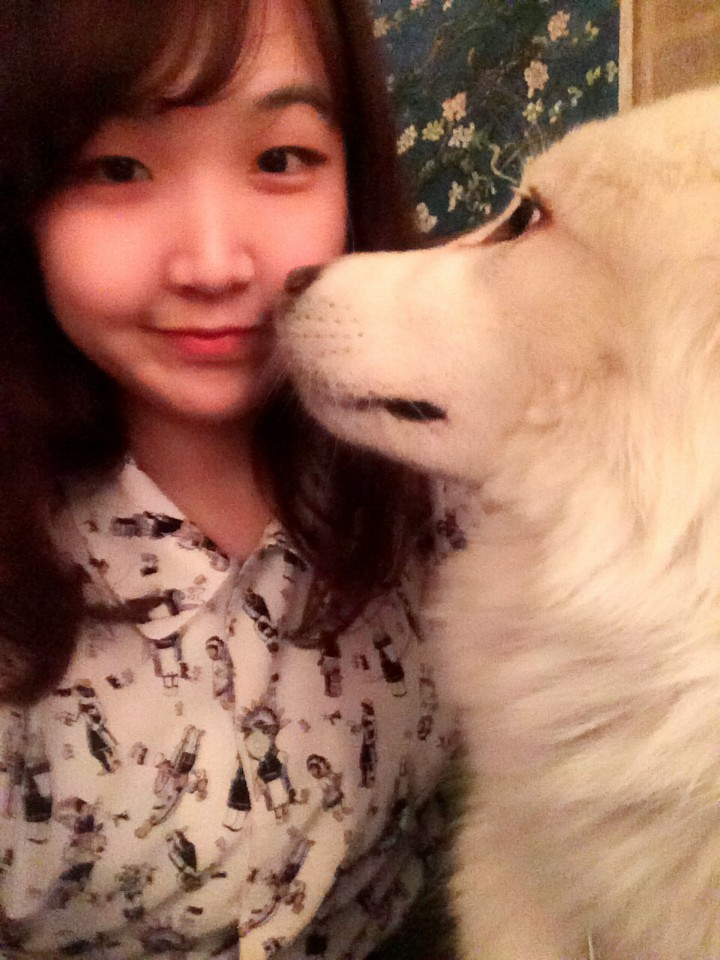
#> input picture tmp.jpeg, 720 x 960 px
$ jupyter execute --allow-errors backprop.ipynb   (shell and % lines are left out)
#> lines starting #> are read from the running program, lines starting #| are printed output that depends on the picture
[cell 1]
import matplotlib.pyplot as plt
import tensorflow as tf
import numpy as np
import os

import cv2
from imagenet_classes import class_names
from utils import normalize, draw_bbox

# image pre-processing
from imageio import imread
from PIL import Image


# relu gradient
from tensorflow.python.framework import ops
from tensorflow.python.ops import gen_nn_ops

---

- pretraining weights 불러오기

[cell 2]
# Assign weight file.
weight_file_path = 'vgg16_weights.npz'
# number of classes
n_labels = 1000

#> (a cell that did not finish here is left out)

[cell 4]
print(class_names[0:5],'...','\n')
#> (the rest of this cell did not finish here and is left out)

---

- 이미지 전처리
    - 학습 네트워크의 이미지 사이즈는 $224 \times 224$ 로 고정되어 있다.

[cell 5]
img = imread('tmp.jpeg')
#> img is the input picture: shape (960, 720, 3); mean R, G, B 152.7, 110.3, 90.9
print('shape:',img.shape)
#| shape: (960, 720, 3)

[cell 6]
img = imread('tmp.jpeg')
# to PIL
img = Image.fromarray(img).resize((224, 224))
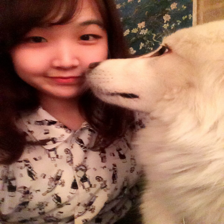
#> img: PIL image 224x224 RGB; mean R, G, B 152.7, 110.3, 90.9
plt.imshow(img)
plt.axis('off')

[cell 7]
# to numpy
img = np.array(img)
img.shape
#> Out = (224, 224, 3)

---

[cell 8]
tf.reset_default_graph()
#> (this line was passed over: tensorflow is not available in this run)
